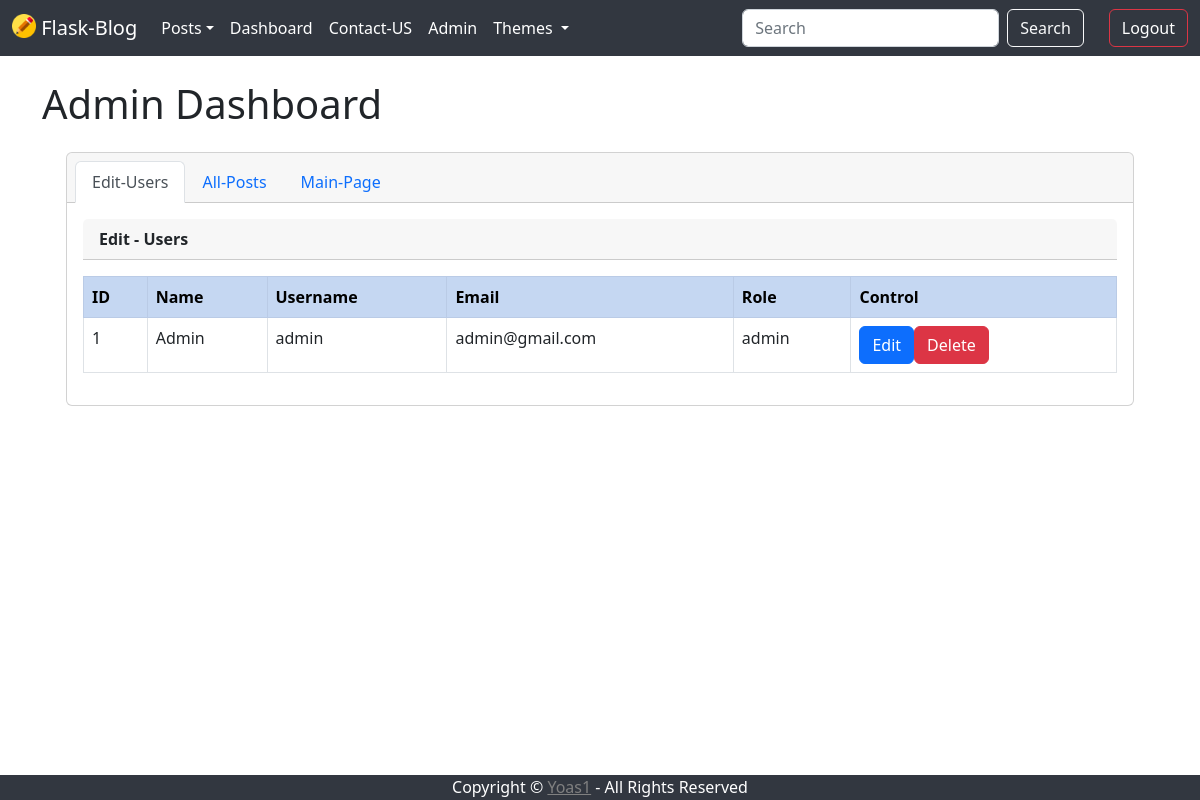
The page /admin (signed in) on the database its author committed.
### app.py (models this page shows, shortened)
class Users(db.Model, UserMixin):
    id = db.Column(db.Integer, primary_key=True)
    username = db.Column(db.String(30), nullable=False, unique=True)
    name = db.Column(db.String(100), nullable=False)
    email = db.Column(db.String(100), nullable=False, unique=True)
    pet_name = db.Column(db.String(100))
    date_added = db.Column(db.DateTime, default=datetime.utcnow)
    profile_pic = db.Column(db.String(), nullable=True)
    password_hash = db.Column(db.String(128))
    posts = db.relationship('Posts', backref='post_auth')
    @property
    def passwrod(self):
        raise AttributeError('Password is not a readable attribute')

### app.py (the view)
@app.route('/admin', methods=['GET', 'POST'])
@login_required
def admin():
    id = current_user.pet_name
    if id == "admin":
        name = None
        our_users = Users.query.order_by(Users.date_added)
        posts = Posts.query
        posts = posts.filter(or_(Posts.slug.like('Linux'), Posts.slug.like('Docker'), Posts.slug.like('Jenkins'),
                         Posts.slug.like('Git'), Posts.slug.like('Rancher'), Posts.slug.like('Kubernetes'),
                          Posts.slug.like('Raspberry-pi'), Posts.slug.like('Arduino')))
        posts = posts.order_by(Posts.date_posted).all()        #edit main page
        main_posts = Posts.query
        main_posts = main_posts.filter(Posts.slug.like('main'))
        main_posts = main_posts.order_by(Posts.title).all()
        return render_template("admin.html", our_users=our_users, posts=posts, main_posts=main_posts)
    else:
        flash("You are not Admin user!")
        return redirect(url_for('index'))

### forms.py
class SearchForm(FlaskForm):
    searched = StringField('Searched')
    submit = SubmitField('Submit')

### app.py (called while the page is built)
@login_manager.user_loader
def load_user(user_id):
    return Users.query.get(int(user_id))

@app.context_processor
def base():
    form = SearchForm()
    return dict(form=form)

### templates/admin.html (shortened to what this page needs)
<!DOCTYPE html>
<html>
  <head>
  </head>
  {% extends 'base.html' %}
  {% block content %}
  <body>
    <h1>Admin Dashboard</h1>
<div class="m-4">
    <div class="card">
        <div class="card-header">
            <ul class="nav nav-tabs card-header-tabs" id="myTab">
                <li class="nav-item">
                    <a href="#edit-users" class="nav-link active" data-bs-toggle="tab">Edit-Users</a>
                </li>
                <li class="nav-item">
                    <a href="#posts" class="nav-link" data-bs-toggle="tab">All-Posts</a>
                </li>
                <li class="nav-item">
                    <a href="#index" class="nav-link" data-bs-toggle="tab">Main-Page</a>
                </li>
            </ul>
        </div>
        <div class="card-body">
            <div class="tab-content">
                <div class="tab-pane fade show active" id="edit-users">
                    <div class="card-header">
                        <strong>Edit - Users</strong>
                    </div>
                    <p class="card-text"><table class="table table-striped table-hover table-bordered">
                          <tr class="table-primary">
                              <th>ID</th>
                              <th>Name</th>
                              <th>Username</th>
                              <th>Email</th>
                              <th>Role</th>
                              <th>Control</th>
                          </tr>
                      </p>
                        {% for our_user in our_users %}
                        <tr>
                          <td>{{ our_user.id }}
                          <td>{{ our_user.name }}</td>
                          <td>{{ our_user.username }}</td>
                          <td>{{ our_user.email }}</td>
                          <td>{{ our_user.pet_name }}</td>
                          <td><a href="{{ url_for('update_user_admin', id=our_user.id) }}" class="btn btn-primary">Edit</a><a href="{{ url_for('delete_user', id=our_user.id) }}" class="btn btn-danger">Delete</a></td>
                          </tr>
                      {% endfor %}
                </div>
            </div>
        </div>
    </div>
</div>
</body>
{% endblock %}

### rows shown on the page
Users: id "1", name "Admin", username "admin", email "admin@gmail.com", pet_name "admin"
